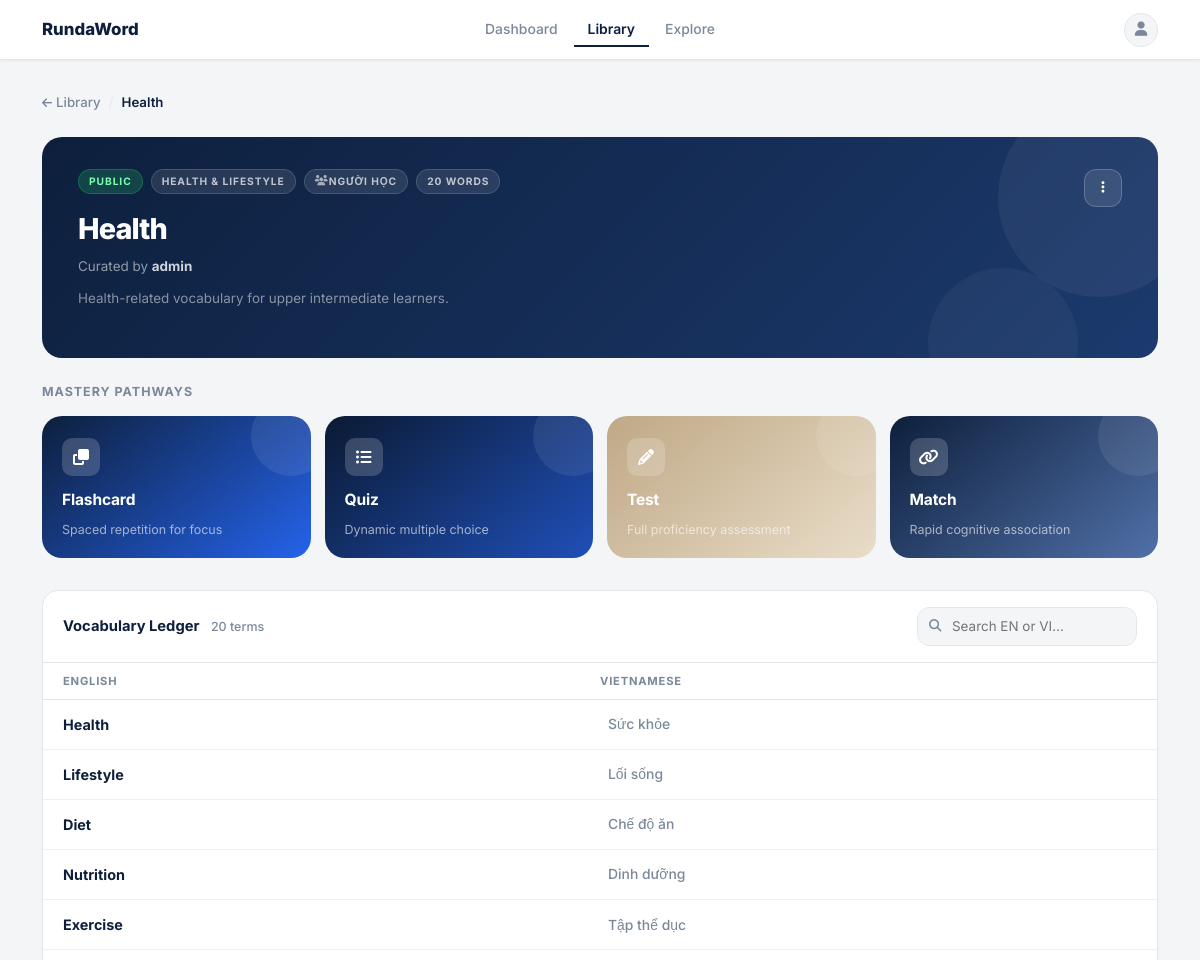
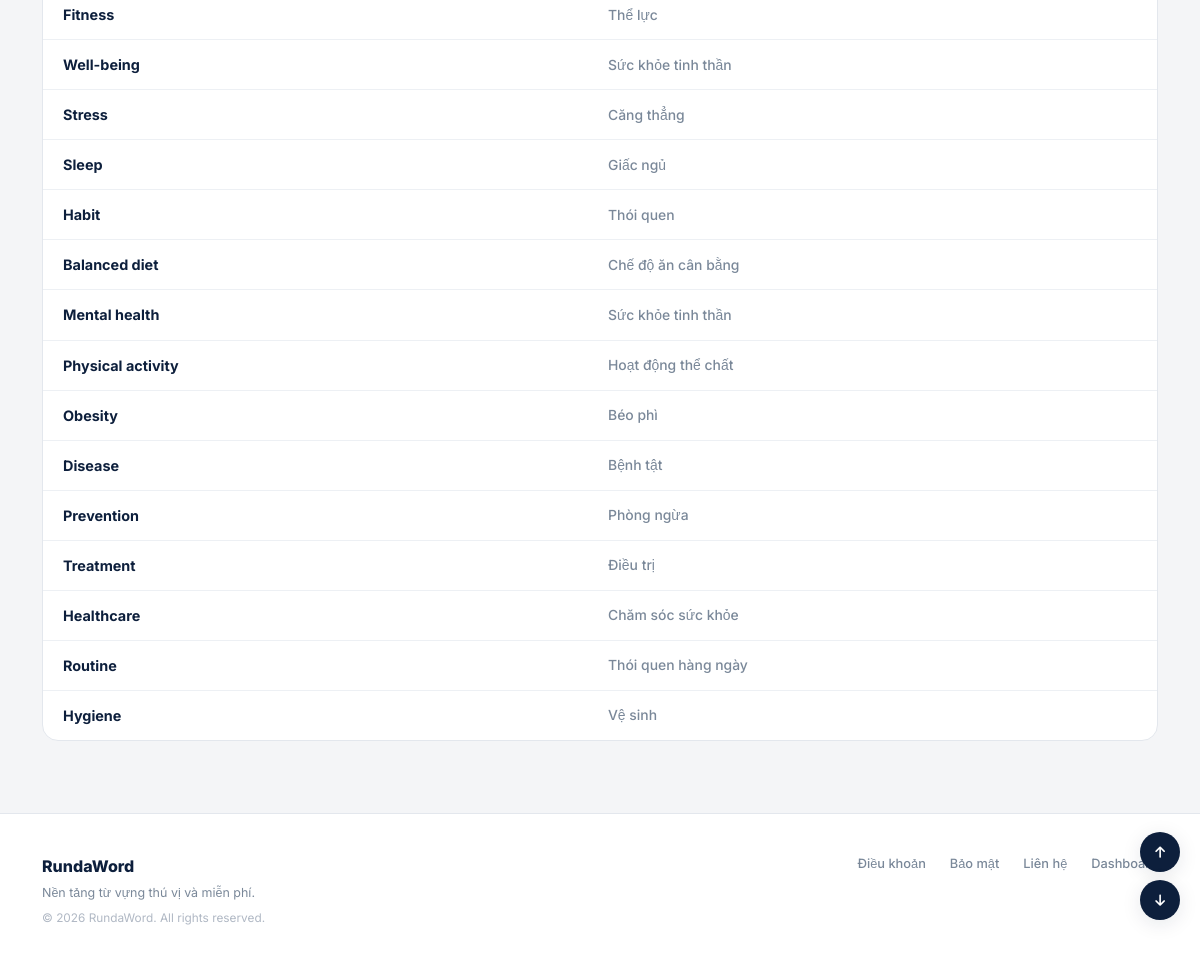
/package/4 (signed in), run on the app's committed database (2 pictures, top to bottom).
### main.py (models this page shows, shortened)
class VocabPackage(db.Model):
    __tablename__ = 'vocab_packages'
    id                  = db.Column(db.Integer, primary_key=True)
    package_name        = db.Column(db.String(100), nullable=False)
    package_description = db.Column(db.Text)
    topic               = db.Column(db.String(80))          # NEW: topic/category field
    created_at          = db.Column(db.DateTime, default=datetime.utcnow)
    updated_at          = db.Column(db.DateTime, default=datetime.utcnow)
    user_id             = db.Column(db.Integer, db.ForeignKey('users.id'), nullable=False)
    is_public           = db.Column(db.Boolean, default=True)
    vocabularies = db.relationship(
        'Vocabulary', backref='package', lazy=True, cascade='all, delete-orphan'
    )

class User(UserMixin, db.Model):
    __tablename__ = 'users'
    id            = db.Column(db.Integer, primary_key=True)
    username      = db.Column(db.String(50),  unique=True, nullable=False)
    name          = db.Column(db.String(100))
    email         = db.Column(db.String(120), unique=True, nullable=False)
    password_hash = db.Column(db.String(255), nullable=False)
    role          = db.Column(db.Integer, default=ROLE_USER, nullable=False)
    created_at    = db.Column(db.DateTime, default=datetime.utcnow)
    packages = db.relationship(
        'VocabPackage', backref='user', lazy=True, cascade='all, delete-orphan',
        foreign_keys='VocabPackage.user_id'
    )
    saved_packages = db.relationship(
        'VocabPackage', secondary=user_saved_packages,
        backref=db.backref('saved_by', lazy='dynamic'), lazy='dynamic'
    )
    @property
    def is_admin(self):
        return self.role == ROLE_ADMIN

class Vocabulary(db.Model):
    __tablename__ = 'vocabularies'
    id         = db.Column(db.Integer, primary_key=True)
    word_en    = db.Column(db.String(150), nullable=False)
    word_vi    = db.Column(db.String(255), nullable=False)
    package_id = db.Column(db.Integer, db.ForeignKey('vocab_packages.id'), nullable=False)

### main.py (the view)
@app.route('/package/<int:package_id>')
@login_required
def package_detail(package_id):
    package  = VocabPackage.query.get_or_404(package_id)
    is_owner = (package.user_id == current_user.id)
    if not is_owner and not package.is_public and not current_user.is_admin:
        flash('Bạn không có quyền truy cập gói từ này!', 'danger')
        return redirect(url_for('packages'))
    is_saved = current_user.has_saved(package) if not is_owner else False
    return render_template(
        'package_detail.html', package=package, is_owner=is_owner, is_saved=is_saved
    )

### main.py (called while the page is built)
@login_manager.user_loader
def load_user(user_id):
    return User.query.get(int(user_id))

### templates/package_detail.html (shortened to what this page needs)
{% extends "base.html" %}
{% block content %}
<div class="container" style="padding-top:32px;padding-bottom:72px;">
  <div class="d-flex align-items-center gap-2 mb-4" style="font-size:0.83rem;">
    <a href="{{ url_for('packages') }}" style="color:var(--text-muted);text-decoration:none;font-weight:500;">
      <i class="fas fa-arrow-left me-1" style="font-size:0.72rem;"></i>Library
    </a>
    <span style="color:var(--border);">/</span>
    <span style="font-weight:600;color:var(--navy);">{{ package.package_name }}</span>
  </div>
  <div class="pkg-detail-banner mb-4">
    <div class="d-flex justify-content-between align-items-start gap-3">
      <div style="flex:1;position:relative;z-index:1;">
        <div style="display:flex;align-items:center;gap:8px;margin-bottom:0;flex-wrap:wrap;">
          <span class="banner-badge {% if package.is_public %}public{% else %}private{% endif %}">
            {% if package.is_public %}Public{% else %}Private{% endif %}
          </span>
          <span class="banner-badge count">{{ package.topic or 'Others' }}</span>
          <span class="banner-badge count"><i class="fas fa-users" style="font-size:0.65rem;opacity:0.85;"></i> {{ learner_count }} người học</span>
          <span class="banner-badge count">{{ package.vocabularies|length }} words</span>
        </div>
        <div class="banner-title">{{ package.package_name }}</div>
        <div class="banner-author">
          Curated by <strong>{{ package.user.username if package.user else 'Unknown' }}</strong>
        </div>
        {% if package.package_description %}
        <p class="banner-desc">{{ package.package_description }}</p>
        {% endif %}
      </div>
      <div class="d-flex align-items-center gap-2 flex-shrink-0" style="position:relative;z-index:1;">
        {% if is_owner %}
        <div class="dropdown">
          <button class="banner-menu-btn" data-bs-toggle="dropdown">
            <i class="fas fa-ellipsis-v" style="font-size:0.85rem;"></i>
          </button>
        </div>
        {% endif %}
      </div>
    </div>
  </div>
  <div style="font-size:0.78rem;font-weight:700;color:var(--text-muted);text-transform:uppercase;letter-spacing:0.08em;margin-bottom:14px;">
    Mastery Pathways
  </div>
  <div class="mastery-grid">
    <a href="{{ url_for('flashcard', package_id=package.id) }}" class="mastery-card mode-flash">
      <div class="mastery-icon"><i class="fas fa-clone"></i></div>
      <div class="mastery-name">Flashcard</div>
      <div class="mastery-desc">Spaced repetition for focus</div>
    </a>
    <a href="{{ url_for('quiz', package_id=package.id) }}" class="mastery-card mode-quiz">
      <div class="mastery-icon"><i class="fas fa-list-ul"></i></div>
      <div class="mastery-name">Quiz</div>
      <div class="mastery-desc">Dynamic multiple choice</div>
    </a>
    <a href="{{ url_for('test_mode', package_id=package.id) }}" class="mastery-card mode-test">
      <div class="mastery-icon"><i class="fas fa-pencil-alt"></i></div>
      <div class="mastery-name">Test</div>
      <div class="mastery-desc">Full proficiency assessment</div>
    </a>
    <a href="{{ url_for('match_mode', package_id=package.id) }}" class="mastery-card mode-match">
      <div class="mastery-icon"><i class="fas fa-link"></i></div>
      <div class="mastery-name">Match</div>
      <div class="mastery-desc">Rapid cognitive association</div>
    </a>
  </div>
  {% if package.vocabularies %}
  <div class="vocab-ledger">
    <div class="ledger-header">
      <span class="ledger-title">Vocabulary Ledger
        <span style="font-size:0.78rem;color:var(--text-muted);font-weight:500;margin-left:8px;">
          {{ package.vocabularies|length }} terms
        </span>
      </span>
      <div class="ledger-search-wrap">
        <i class="fas fa-search"></i>
        <input class="ledger-search-input" id="ledgerSearch"
          placeholder="Search EN or VI…"
          oninput="filterLedger(this.value)">
      </div>
    </div>
    <div style="display:grid;grid-template-columns:1fr 1fr;padding:10px 20px 8px;border-bottom:1px solid var(--border);">
      <div style="font-size:0.7rem;font-weight:700;text-transform:uppercase;letter-spacing:0.07em;color:var(--text-muted);">English</div>
      <div style="font-size:0.7rem;font-weight:700;text-transform:uppercase;letter-spacing:0.07em;color:var(--text-muted);">Vietnamese</div>
    </div>
    <div id="ledgerRows">
      {% for vocab in package.vocabularies %}
      <div class="ledger-row-2"
           data-en="{{ vocab.word_en | lower }}"
           data-vi="{{ vocab.word_vi | lower }}">
        <div class="ledger-en">{{ vocab.word_en }}</div>
        <div class="ledger-vi">{{ vocab.word_vi }}</div>
      </div>
      {% endfor %}
    </div>
  </div>
  {% endif %}
  <div class="scroll-buttons">
    <button class="scroll-btn" onclick="window.scrollTo({top:0,behavior:'smooth'})"><i class="fas fa-arrow-up"></i></button>
    <button class="scroll-btn" onclick="window.scrollTo({top:document.body.scrollHeight,behavior:'smooth'})"><i class="fas fa-arrow-down"></i></button>
  </div>
</div>
{% endblock %}

### static/css/main.css (style rules this page uses)
:root { --navy: #0d1f3c; --navy-deep: #071020; --navy-mid: #1c3358; --white: #ffffff; --off-white: #f4f5f7; --bg: #f4f5f7; --border: #e3e7ed; --border-light: #edf0f4; --text: #0d1f3c; --text-muted: #7a8899; --text-light: #a0aab5; --green: #27ae60; --green-bg: #e8f8f0; --green-text: #1a7a43; --accent: #2563eb; --red: #e74c3c; --red-bg: #fdf2f2; --shadow-xs: 0 1px 3px rgba(13,31,60,0.06); --shadow-sm: 0 2px 8px rgba(13,31,60,0.08); --shadow-md: 0 4px 20px rgba(13,31,60,0.10); --shadow-lg: 0 8px 40px rgba(13,31,60,0.14); --r-sm: 8px; --r-md: 12px; --r-lg: 16px; --r-xl: 20px; }
*, *::before, *::after { box-sizing: border-box; margin: 0; padding: 0; }
html { scroll-behavior: smooth; overflow-y: scroll; }
body { font-family: 'Inter', sans-serif; background: var(--bg); color: var(--text); font-size: 14px; line-height: 1.6; -webkit-font-smoothing: antialiased; min-height: 100vh; display: flex; flex-direction: column; }
.mastery-grid { display: grid; grid-template-columns: repeat(4,1fr); gap: 12px; margin-bottom: 32px; }
.mastery-card { border-radius: var(--r-lg); padding: 22px 18px 18px; text-decoration: none !important; color: white !important; display: flex; flex-direction: column; gap: 6px; min-height: 110px; transition: transform 0.18s, box-shadow 0.2s; position: relative; overflow: hidden; }
.mastery-card::after { content: ''; position: absolute; top: -16px; right: -16px; width: 64px; height: 64px; border-radius: 50%; background: rgba(255,255,255,0.10); }
.mastery-card.mode-flash { background: linear-gradient(140deg, #0d1f3c 0%, #2563eb 100%); }
.mastery-card.mode-quiz { background: linear-gradient(140deg, #0b1a33 0%, #1f4fb8 100%); color: #fff !important; }
.mastery-card.mode-test { background: linear-gradient(140deg, #bfa885 0%, #e9ddc9 100%); color: #0d1f3c !important; }
.mastery-card.mode-match { background: linear-gradient(140deg, #0d1f3c 0%, #5070a8 100%); color: #fff !important; }
.mastery-icon { width: 34px; height: 34px; background: rgba(255,255,255,0.15); border-radius: var(--r-sm); display: flex; align-items: center; justify-content: center; font-size: 0.95rem; margin-bottom: 6px; }
.mastery-name { font-weight: 700; font-size: 0.9rem; }
.mastery-desc { font-size: 0.73rem; opacity: 0.72; }
.vocab-ledger { background: white; border: 1px solid var(--border); border-radius: var(--r-lg); overflow: hidden; }
.ledger-header { padding: 16px 20px; border-bottom: 1px solid var(--border); display: flex; align-items: center; justify-content: space-between; }
.ledger-title { font-weight: 700; font-size: 0.92rem; color: var(--navy); }
.ledger-en { font-weight: 700; font-size: 0.9rem; color: var(--navy); }
.ledger-vi { font-size: 0.87rem; color: var(--text-muted); font-weight: 500; }
.scroll-buttons { position: fixed; right: 20px; bottom: 40px; display: flex; flex-direction: column; gap: 8px; z-index: 999; }
.scroll-btn { width: 40px; height: 40px; border-radius: 50%; border: none; background: var(--navy); color: white; font-size: 13px; box-shadow: var(--shadow-md); cursor: pointer; transition: transform 0.15s; }

### static/css/components/typography.css (style rules this page uses)
body { font-family: 'Inter', sans-serif !important; }
*:not(.fa):not(.fas):not(.far):not(.fab):not(.fa-solid):not(.fa-regular):not(.fa-brands):not(.fa-classic) { font-family: 'Inter', sans-serif !important; }
.fa, .fas, .far, .fab, .fa-solid, .fa-regular, .fa-brands, .fa-classic { font-family: "Font Awesome 6 Free" !important; }

### data on the page
VocabPackage: package_name "Health", topic "HEALTH & LIFESTYLE", package_description "Health-related vocabulary for upper intermediate learners."
User: user "admin"
Vocabulary: word_en "Health", word_vi "Sức khỏe"
Vocabulary: word_en "Lifestyle", word_vi "Lối sống"
Vocabulary: word_en "Diet", word_vi "Chế độ ăn"
Vocabulary: word_en "Nutrition", word_vi "Dinh dưỡng"
Vocabulary: word_en "Exercise", word_vi "Tập thể dục"
Vocabulary: word_en "Fitness", word_vi "Thể lực"
Vocabulary: word_en "Well-being", word_vi "Sức khỏe tinh thần"
Vocabulary: word_en "Stress", word_vi "Căng thẳng"
Vocabulary: word_en "Sleep", word_vi "Giấc ngủ"
Vocabulary: word_en "Habit", word_vi "Thói quen"
Vocabulary: word_en "Balanced diet", word_vi "Chế độ ăn cân bằng"
Vocabulary: word_en "Mental health", word_vi "Sức khỏe tinh thần"
Vocabulary: word_en "Physical activity", word_vi "Hoạt động thể chất"
Vocabulary: word_en "Obesity", word_vi "Béo phì"
Vocabulary: word_en "Disease", word_vi "Bệnh tật"
Vocabulary: word_en "Prevention", word_vi "Phòng ngừa"
Vocabulary: word_en "Treatment", word_vi "Điều trị"
Vocabulary: word_en "Healthcare", word_vi "Chăm sóc sức khỏe"
Vocabulary: word_en "Routine", word_vi "Thói quen hàng ngày"
Vocabulary: word_en "Hygiene", word_vi "Vệ sinh"

### other printed values
{{ package.vocabularies|length }} "20"
